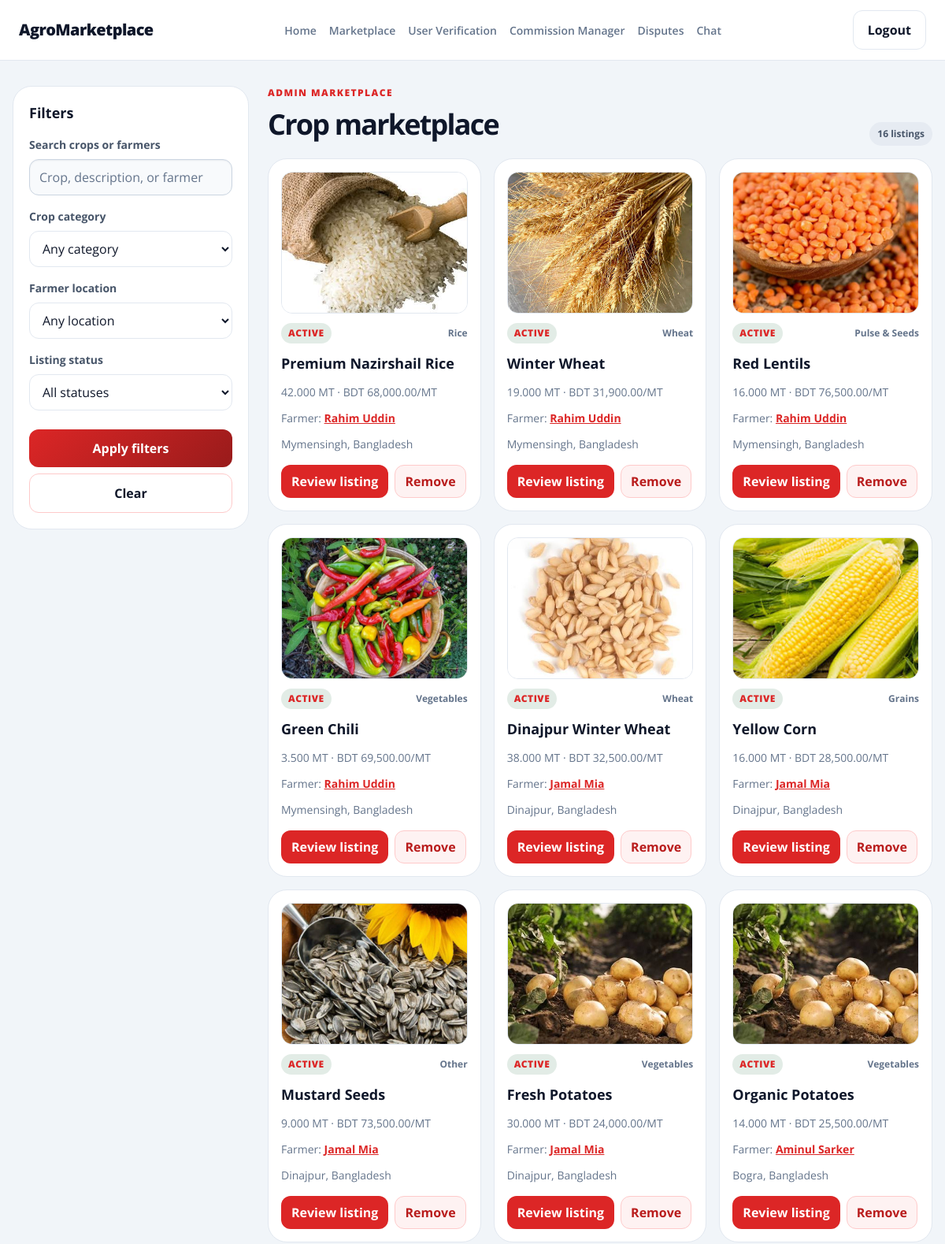
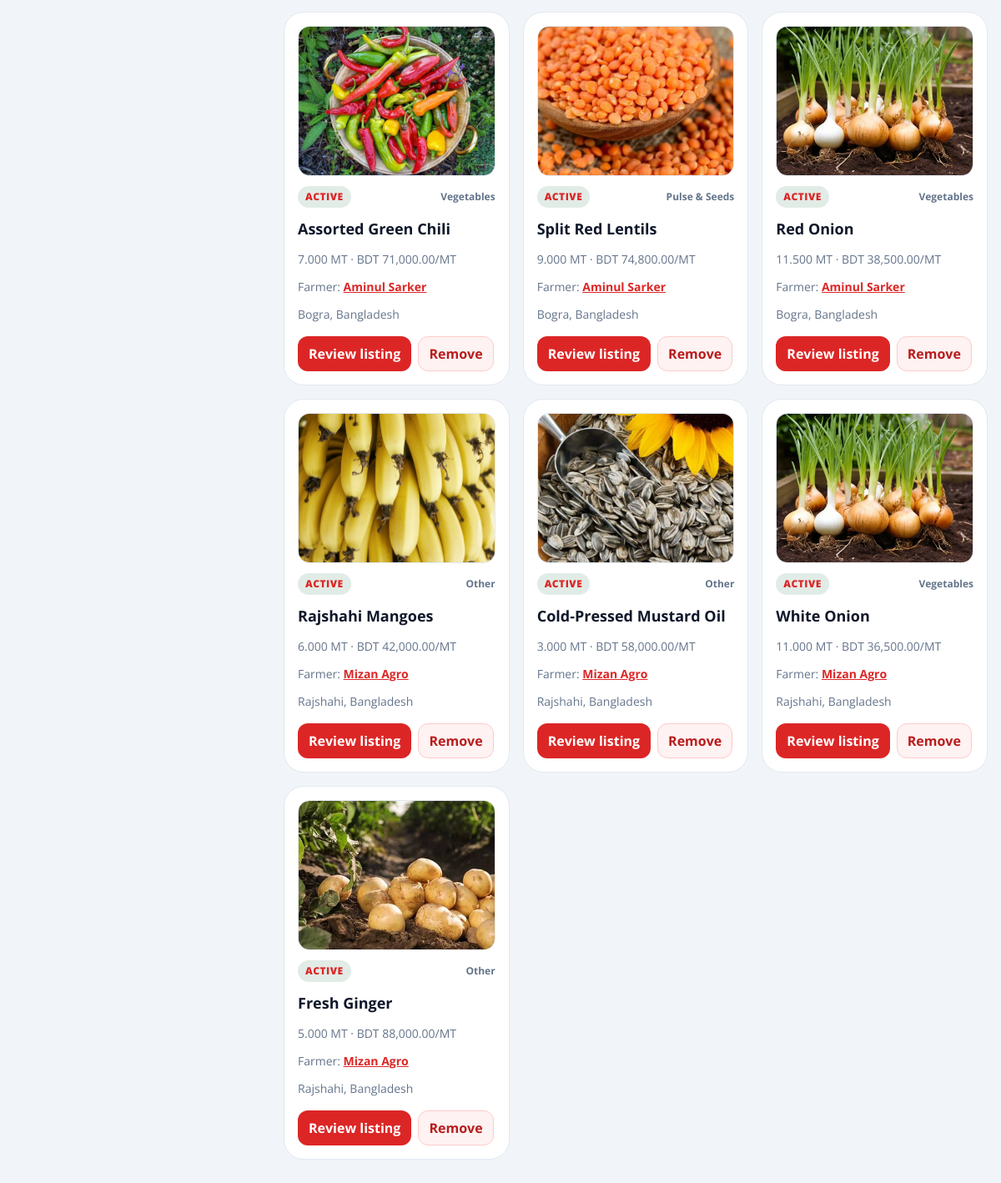
Page /admin/marketplace.php (signed in) on the committed database (2 pictures, top to bottom).
### tables this page shows
CREATE TABLE `listings` (
  `id` bigint UNSIGNED NOT NULL,
  `farmer_id` bigint UNSIGNED NOT NULL,
  `inventory_item_id` bigint UNSIGNED DEFAULT NULL,
  `category_id` bigint UNSIGNED DEFAULT NULL,
  `title` varchar(180) NOT NULL,
  `image_path` varchar(500) DEFAULT NULL,
  `description` text,
  `quantity_available` decimal(14,3) NOT NULL,
  `quantity_unit` varchar(20) NOT NULL DEFAULT 'MT',
  `price_per_unit` decimal(14,2) NOT NULL,
  `currency` char(3) NOT NULL DEFAULT 'BDT',
  `harvest_date` date DEFAULT NULL,
  `quality_label` varchar(180) DEFAULT NULL,
  `delivery_notes` text,
  `status` enum('draft','active','paused','sold','archived') NOT NULL DEFAULT 'draft',
  `closes_at` datetime DEFAULT NULL,
  `created_at` timestamp NOT NULL DEFAULT CURRENT_TIMESTAMP,
  `updated_at` timestamp NOT NULL DEFAULT CURRENT_TIMESTAMP ON UPDATE CURRENT_TIMESTAMP
);

CREATE TABLE `categories` (
  `id` bigint UNSIGNED NOT NULL,
  `name` varchar(100) NOT NULL,
  `description` varchar(500) DEFAULT NULL,
  `is_active` tinyint(1) NOT NULL DEFAULT '1'
);

CREATE TABLE `users` (
  `id` bigint UNSIGNED NOT NULL,
  `role` enum('buyer','farmer','delivery','admin') NOT NULL,
  `username` varchar(80) NOT NULL,
  `password` varchar(255) NOT NULL,
  `email` varchar(254) NOT NULL,
  `fullname` varchar(150) DEFAULT NULL,
  `phone` varchar(32) DEFAULT NULL,
  `address` text,
  `profile_description` text,
  `market_preferences` varchar(255) DEFAULT NULL,
  `business_name` varchar(180) DEFAULT NULL,
  `preferred_buying_category` varchar(100) DEFAULT NULL,
  `typical_order_volume` varchar(80) DEFAULT NULL,
  `land_area` varchar(80) DEFAULT NULL,
  `primary_crops` text,
  `verification_documents` text,
  `vehicle_capacity` varchar(100) DEFAULT NULL,
  `vehicle_license_plate` varchar(32) DEFAULT NULL,
  `account_status` enum('pending','active','suspended','closed') NOT NULL DEFAULT 'active',
  `created_at` timestamp NOT NULL DEFAULT CURRENT_TIMESTAMP,
  `updated_at` timestamp NOT NULL DEFAULT CURRENT_TIMESTAMP ON UPDATE CURRENT_TIMESTAMP
);

### database/app.php (called while the page is built, shortened)
<?php
require_once __DIR__ . '/connection.php';
function app_db(): PDO
{
    $connection = Database::getInstance()->getConnection();
    return $connection;
}
function app_database(): Database
{
    return Database::getInstance();
}
function escape_html(?string $value): string
{
    return htmlspecialchars($value ?? '', ENT_QUOTES, 'UTF-8');
}
function listing_image_url(array $listing): string
{
    $imagePath = $listing['image_path'] ?? '';
    $extension = strtolower(pathinfo($imagePath, PATHINFO_EXTENSION));
    if (str_starts_with($imagePath, 'assets/') && !str_contains($imagePath, '..') && in_array($extension, ['jpg', 'jpeg', 'png', 'webp'], true)) {
        return '../' . $imagePath;
    }
    return '../assets/wheat.webp';
}

### database/connection.php (called while the page is built, shortened)
<?php
class Database
{
    private static ?Database $instance = null;
    private ?PDO $conn = null;
    private function __construct()
    {
        $host = 'localhost';
        $port = '3306';
        $user = 'root';
        $pass = 'root';
        $database = 'agromarketplace';
        $charset = "utf8mb4";
        $dsn = "mysql:host=$host;port=$port;dbname=$database;charset=$charset";
        try {
            $this->conn = new PDO($dsn, $user, $pass, [
                PDO::ATTR_ERRMODE            => PDO::ERRMODE_EXCEPTION,
                PDO::ATTR_DEFAULT_FETCH_MODE => PDO::FETCH_ASSOC,
                PDO::ATTR_EMULATE_PREPARES   => false,
            ]);
        } catch (PDOException $e) {
            $this->conn = null;
            error_log("Database connection failed: " . $e->getMessage());
        }
    }
    public static function getInstance(): Database
    {
        if (self::$instance === null) {
            self::$instance = new Database();
        }
        return self::$instance;
    }
    public function getAdminMarketplace(array $filters): array
    {
        $categories = $this->conn->query('SELECT id, name FROM categories ORDER BY name')->fetchAll();
        $districts = $this->conn->query(
            "SELECT DISTINCT u.address
             FROM users u JOIN listings l ON l.farmer_id = u.id
             WHERE u.role = 'farmer' AND u.address IS NOT NULL AND u.address <> ''
             ORDER BY u.address"
        )->fetchAll(PDO::FETCH_COLUMN);
        $conditions = [];
        $parameters = [];
        $where = $conditions === [] ? '' : 'WHERE ' . implode(' AND ', $conditions);
        $statement = $this->conn->prepare(
            "SELECT l.id, l.title, l.image_path, l.description, l.quantity_available, l.quantity_unit,
                    l.price_per_unit, l.currency, l.quality_label, l.status, l.created_at,
                    l.farmer_id, l.category_id, c.name AS category, u.fullname AS farmer_name,
                    u.username AS farmer_username, u.address AS farmer_address
             FROM listings l
             LEFT JOIN categories c ON c.id = l.category_id
             JOIN users u ON u.id = l.farmer_id
             $where
             ORDER BY FIELD(l.status, 'active', 'draft', 'paused', 'sold', 'archived'), l.created_at DESC"
        );
        $statement->execute($parameters);
        return ['categories' => $categories, 'districts' => $districts, 'listings' => $statement->fetchAll()];
    }
}

### admin/marketplace.php (the view, shortened to what this page needs)
<?php
require_once __DIR__ . '/../database/app.php';
$database = app_database();
$statusOptions = ['draft', 'active', 'paused', 'sold', 'archived'];
$searchValue = $_GET['q'] ?? '';
$filters = [
  'q' => is_string($searchValue) ? trim($searchValue) : '',
  'category' => filter_var($_GET['category'] ?? null, FILTER_VALIDATE_INT) ?: '',
  'district' => is_string($_GET['district'] ?? null) ? trim($_GET['district']) : '',
  'status' => is_string($_GET['status'] ?? null) && in_array($_GET['status'], $statusOptions, true) ? $_GET['status'] : '',
];
$marketplace = $database->getAdminMarketplace($filters);
$listings = $marketplace['listings'];
$returnQuery = http_build_query(array_filter($filters, static fn($value) => $value !== ''));
?>
<!doctype html>
<html lang="en">
<head>
  <link rel="stylesheet" href="../colors.css">
  <link rel="stylesheet" href="../header.css">
  <link rel="stylesheet" href="admin.css">
</head>
<body class="theme-admin">
  <header class="site-header">
    <div class="site-header-inner">
      <a class="brand" href="../index.php">AgroMarketplace</a>
      <nav class="nav" aria-label="Admin navigation">
        <a class="nav-link" href="index.php">Home</a>
        <a class="nav-link" href="marketplace.php">Marketplace</a>
        <a class="nav-link" href="user-verification.php">User Verification</a>
        <a class="nav-link" href="commission-manager.php">Commission Manager</a>
        <a class="nav-link" href="disputes.php">Disputes</a>
        <a class="nav-link" href="chat.php">Chat</a>
      </nav>
      <div class="site-header-actions">
        <a class="btn btn-ghost" href="../auth/logout.php">Logout</a>
      </div>
    </div>
  </header>
  <main class="page-shell marketplace-page">
    <div class="marketplace-main">
      <form class="filters" method="get" action="marketplace.php" aria-label="Marketplace filters">
        <h2>Filters</h2>
        <div class="filter-group">
          <label for="market-search">Search crops or farmers</label>
          <input id="market-search" name="q" type="search" value="<?= escape_html($filters['q']) ?>" placeholder="Crop, description, or farmer">
        </div>
        <div class="filter-group">
          <label for="market-category">Crop category</label>
          <select id="market-category" name="category">
            <option value="">Any category</option>
          </select>
        </div>
        <div class="filter-group">
          <label for="market-district">Farmer location</label>
          <select id="market-district" name="district">
            <option value="">Any location</option>
          </select>
        </div>
        <div class="filter-group">
          <label for="market-status">Listing status</label>
          <select id="market-status" name="status">
            <option value="">All statuses</option>
          </select>
        </div>
        <button class="button button-primary" type="submit">Apply filters</button>
        <a class="button button-secondary" href="marketplace.php">Clear</a>
      </form>
      <section class="product-grid" aria-label="Admin marketplace listings">
        <header class="product-grid-header">
          <div>
            <p class="eyebrow">Admin marketplace</p>
            <h1>Crop marketplace</h1>
          </div>
          <span class="pill pill-muted"><?= count($listings) ?> listings</span>
        </header>
        <div class="grid">
          <?php foreach ($listings as $listing): ?>
            <?php
              $statusClass = $listing['status'] === 'active' ? 'status-approved' : ($listing['status'] === 'archived' ? 'status-rejected' : 'status-pending');
              $sellerName = $listing['farmer_name'] ?: $listing['farmer_username'];
            ?>
            <article class="product-card">
              <img class="product-image" src="<?= escape_html(listing_image_url($listing)) ?>" alt="<?= escape_html($listing['title']) ?>" loading="lazy">
              <div class="listing-heading">
                <span class="status-badge <?= $statusClass ?>"><?= escape_html(ucfirst($listing['status'])) ?></span>
                <span class="listing-category"><?= escape_html($listing['category'] ?? 'Produce') ?></span>
              </div>
              <h3><?= escape_html($listing['title']) ?></h3>
              <p class="meta"><?= number_format((float) $listing['quantity_available'], 3) ?> <?= escape_html($listing['quantity_unit']) ?> · <?= escape_html($listing['currency']) ?> <?= number_format((float) $listing['price_per_unit'], 2) ?>/<?= escape_html($listing['quantity_unit']) ?></p>
              <p class="meta">Farmer: <a class="seller-profile-link" href="../farmer/profile/profile-public.php?id=<?= (int) $listing['farmer_id'] ?>"><?= escape_html($sellerName) ?></a></p>
              <p class="meta"><?= escape_html($listing['farmer_address'] ?: 'Location not provided') ?></p>
              <div class="product-actions">
                <a class="btn btn-small" href="review-listing.php?id=<?= (int) $listing['id'] ?>">Review listing</a>
                <form method="post" action="marketplace.php<?= $returnQuery === '' ? '' : '?' . escape_html($returnQuery) ?>">
                  <button class="btn btn-small <?= $listing['status'] === 'archived' ? 'btn-light' : 'btn-remove' ?>" type="submit"><?= $listing['status'] === 'archived' ? 'Restore' : 'Remove' ?></button>
                </form>
              </div>
            </article>
          <?php endforeach; ?>
        </div>
      </section>
    </div>
  </main>
</body>
</html>

### colors.css (style rules this page uses)
:root { --color-buyer-primary: #f97316; --color-buyer-dark: #c2410c; --color-buyer-light-bg: #fff7ed; --color-buyer-border: #fed7aa; --color-farmer-primary: #16a34a; --color-farmer-dark: #166534; --color-farmer-light-bg: #f0fdf4; --color-farmer-border: #bbf7d0; --color-admin-primary: #dc2626; --color-admin-dark: #991b1b; --color-admin-light-bg: #fef2f2; --color-admin-border: #fecaca; --color-delivery-primary: #7c3aed; --color-delivery-dark: #5b21b6; --color-delivery-light-bg: #f5f3ff; --color-delivery-border: #ddd6fe; --color-background: #f8fafc; --color-page-bg: #f1f5f9; --color-card-bg: #ffffff; --color-sidebar-bg: #f8fafc; --color-text: #0f172a; --color-text-soft: #475569; --color-muted: #64748b; --color-border: #e2e8f0; --color-border-strong: #cbd5e1; --color-white: #ffffff; --color-success: #16a34a; --color-warning: #f59e0b; --color-danger: #dc2626; --color-shadow: transparent; --outer-shadow: rgba(15, 23, 42, 0.08); --container-xl: 1200px; --container-lg: 1080px; --radius-sm: 10px; --radius-md: 16px; --radius-lg: 24px; --radius-xl: 32px; --space-1: 4px; --space-2: 8px; --space-3: 12px; --space-4: 16px; --space-5: 20px; --space-6: 24px; --space-8: 32px; --space-10: 40px; --space-12: 48px; --space-16: 64px; }
html { font-family: "Open Sans", sans-serif; }
* { box-sizing:border-box }
body { margin:0;background:var(--color-page-bg);color:var(--color-text);line-height:1.5 }
img { display:block;max-width:100% }
a { color:inherit }
button, input, select { font: inherit; }
body.theme-admin { --color-brand: var(--color-admin-primary); --color-brand-soft: var(--color-admin-light-bg); --color-brand-border: var(--color-admin-border); }

### header.css (style rules this page uses)
.site-header { position: sticky; top: 0; z-index: 10; background: rgba(255, 255, 255, 0.94); backdrop-filter: blur(10px); border-bottom: 1px solid var(--color-border); }
.site-header-inner { max-width: var(--container-xl); min-height: var(--header-height, 76px); margin: 0 auto; padding: 0 24px; display: flex; align-items: center; justify-content: space-between; gap: 16px; }
.brand { text-decoration: none; color: var(--color-text); font-size: 20px; font-weight: 800; letter-spacing: -0.03em; }
.nav { display: flex; align-items: center; gap: 16px; flex-wrap: wrap; }
.nav-link { color: var(--color-muted); text-decoration: none; font-size: 14px; font-weight: 600; transition: color 0.2s ease; }
.site-header-actions { display: flex; align-items: center; gap: 12px; }

### rows in the picture
listings: image_path (picture), status "ACTIVE", category.name "Rice", title "Premium Nazirshail Rice", quantity_available "42.000", quantity_unit "MT", currency "BDT", price_per_unit "68,000.00", farmer.fullname "Rahim Uddin", farmer.address "Mymensingh, Bangladesh", shows "Remove"
listings: image_path (picture), status "ACTIVE", category.name "Wheat", title "Winter Wheat", quantity_available "19.000", quantity_unit "MT", currency "BDT", price_per_unit "31,900.00", farmer.fullname "Rahim Uddin", farmer.address "Mymensingh, Bangladesh", shows "Remove"
listings: image_path (picture), status "ACTIVE", category.name "Pulse & Seeds", title "Red Lentils", quantity_available "16.000", quantity_unit "MT", currency "BDT", price_per_unit "76,500.00", farmer.fullname "Rahim Uddin", farmer.address "Mymensingh, Bangladesh", shows "Remove"
listings: image_path (picture), status "ACTIVE", category.name "Vegetables", title "Green Chili", quantity_available "3.500", quantity_unit "MT", currency "BDT", price_per_unit "69,500.00", farmer.fullname "Rahim Uddin", farmer.address "Mymensingh, Bangladesh", shows "Remove"
listings: image_path (picture), status "ACTIVE", category.name "Wheat", title "Dinajpur Winter Wheat", quantity_available "38.000", quantity_unit "MT", currency "BDT", price_per_unit "32,500.00", farmer.fullname "Jamal Mia", farmer.address "Dinajpur, Bangladesh", shows "Remove"
listings: image_path (picture), status "ACTIVE", category.name "Grains", title "Yellow Corn", quantity_available "16.000", quantity_unit "MT", currency "BDT", price_per_unit "28,500.00", farmer.fullname "Jamal Mia", farmer.address "Dinajpur, Bangladesh", shows "Remove"
listings: image_path (picture), status "ACTIVE", category.name "Other", title "Mustard Seeds", quantity_available "9.000", quantity_unit "MT", currency "BDT", price_per_unit "73,500.00", farmer.fullname "Jamal Mia", farmer.address "Dinajpur, Bangladesh", shows "Remove"
listings: image_path (picture), status "ACTIVE", category.name "Vegetables", title "Fresh Potatoes", quantity_available "30.000", quantity_unit "MT", currency "BDT", price_per_unit "24,000.00", farmer.fullname "Jamal Mia", farmer.address "Dinajpur, Bangladesh", shows "Remove"
listings: image_path (picture), status "ACTIVE", category.name "Vegetables", title "Organic Potatoes", quantity_available "14.000", quantity_unit "MT", currency "BDT", price_per_unit "25,500.00", farmer.fullname "Aminul Sarker", farmer.address "Bogra, Bangladesh", shows "Remove"
listings: image_path (picture), status "ACTIVE", category.name "Vegetables", title "Assorted Green Chili", quantity_available "7.000", quantity_unit "MT", currency "BDT", price_per_unit "71,000.00", farmer.fullname "Aminul Sarker", farmer.address "Bogra, Bangladesh", shows "Remove"
listings: image_path (picture), status "ACTIVE", category.name "Pulse & Seeds", title "Split Red Lentils", quantity_available "9.000", quantity_unit "MT", currency "BDT", price_per_unit "74,800.00", farmer.fullname "Aminul Sarker", farmer.address "Bogra, Bangladesh", shows "Remove"
listings: image_path (picture), status "ACTIVE", category.name "Vegetables", title "Red Onion", quantity_available "11.500", quantity_unit "MT", currency "BDT", price_per_unit "38,500.00", farmer.fullname "Aminul Sarker", farmer.address "Bogra, Bangladesh", shows "Remove"
listings: image_path (picture), status "ACTIVE", category.name "Other", title "Rajshahi Mangoes", quantity_available "6.000", quantity_unit "MT", currency "BDT", price_per_unit "42,000.00", farmer.fullname "Mizan Agro", farmer.address "Rajshahi, Bangladesh", shows "Remove"
listings: image_path (picture), status "ACTIVE", category.name "Other", title "Cold-Pressed Mustard Oil", quantity_available "3.000", quantity_unit "MT", currency "BDT", price_per_unit "58,000.00", farmer.fullname "Mizan Agro", farmer.address "Rajshahi, Bangladesh", shows "Remove"
listings: image_path (picture), status "ACTIVE", category.name "Vegetables", title "White Onion", quantity_available "11.000", quantity_unit "MT", currency "BDT", price_per_unit "36,500.00", farmer.fullname "Mizan Agro", farmer.address "Rajshahi, Bangladesh", shows "Remove"
listings: image_path (picture), status "ACTIVE", category.name "Other", title "Fresh Ginger", quantity_available "5.000", quantity_unit "MT", currency "BDT", price_per_unit "88,000.00", farmer.fullname "Mizan Agro", farmer.address "Rajshahi, Bangladesh", shows "Remove"

### other values in the picture
count($listings) "16"
